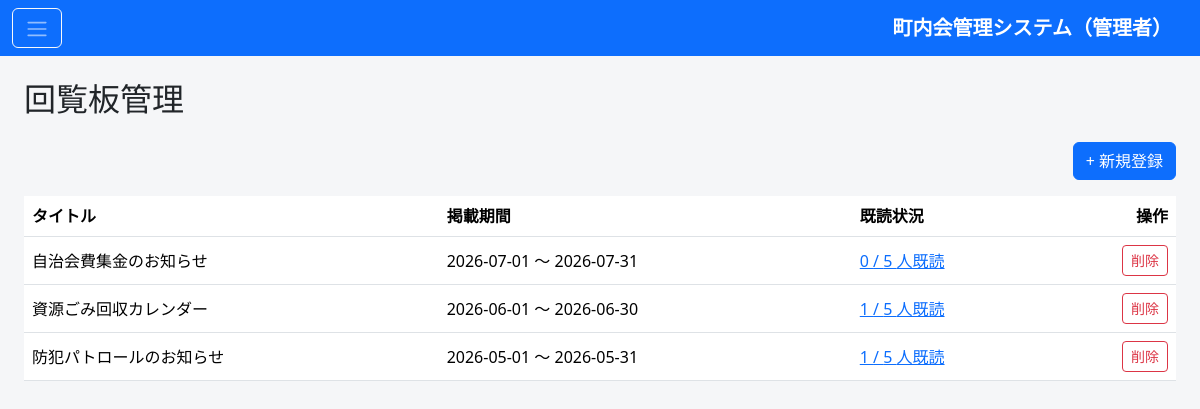
The page /admin/circular_list.php (signed in) on the database its author committed.
### tables this page shows
CREATE TABLE circulars (
    id              BIGINT UNSIGNED AUTO_INCREMENT PRIMARY KEY,
    title           VARCHAR(200)    NOT NULL,
    body            TEXT            NULL,
    image_path      VARCHAR(255)    NULL,
    start_date      DATE            NOT NULL,
    end_date        DATE            NOT NULL,
    created_at      DATETIME        NOT NULL DEFAULT CURRENT_TIMESTAMP,
    updated_at      DATETIME        NOT NULL DEFAULT CURRENT_TIMESTAMP ON UPDATE CURRENT_TIMESTAMP,
    KEY idx_circulars_period (start_date, end_date)
);

### admin/circular_list.php (the view, shortened to what this page needs)
<?php
require __DIR__ . '/includes/header.php';
$totalMembers = (int) $pdo->query('SELECT COUNT(*) FROM members')->fetchColumn();
$circulars = $pdo->query(
    'SELECT c.id, c.title, c.start_date, c.end_date, COUNT(cr.id) AS read_count
     FROM circulars c
     LEFT JOIN circular_reads cr ON cr.circular_id = c.id
     GROUP BY c.id
     ORDER BY c.start_date DESC'
)->fetchAll();
?>
<div class="d-flex justify-content-end mb-3">
  <a href="circular_form.php" class="btn btn-primary">+ 新規登録</a>
</div>
<table class="table table-hover bg-white align-middle">
  <thead>
    <tr><th>タイトル</th><th>掲載期間</th><th>既読状況</th><th class="text-end">操作</th></tr>
  </thead>
  <tbody>
    <?php foreach ($circulars as $c): ?>
    <tr>
      <td><?php echo htmlspecialchars($c['title']); ?></td>
      <td><?php echo htmlspecialchars($c['start_date']); ?> 〜 <?php echo htmlspecialchars($c['end_date']); ?></td>
      <td>
        <a href="circular_read_status.php?id=<?php echo $c['id']; ?>"><?php echo $c['read_count']; ?> / <?php echo $totalMembers; ?> 人既読</a>
      </td>
      <td class="text-end">
        <form action="circular_list.php" method="post" class="d-inline" onsubmit="return confirm('削除しますか？');">
          <button class="btn btn-sm btn-outline-danger" type="submit">削除</button>
        </form>
      </td>
    </tr>
    <?php endforeach; ?>
  </tbody>
</table>
<?php require __DIR__ . '/includes/footer.php'; ?>

### admin/includes/header.php (style rules this page uses)
body { background-color: #f5f6f8; }
.table thead { background-color: #e9ecef; }

### rows shown on the page
circulars: title "自治会費集金のお知らせ", start_date "2026-07-01", end_date "2026-07-31", read_count "0", totalMembers "5"
circulars: title "資源ごみ回収カレンダー", start_date "2026-06-01", end_date "2026-06-30", read_count "1", totalMembers "5"
circulars: title "防犯パトロールのお知らせ", start_date "2026-05-01", end_date "2026-05-31", read_count "1", totalMembers "5"

### other values the page prints
$pageTitle "回覧板管理"
